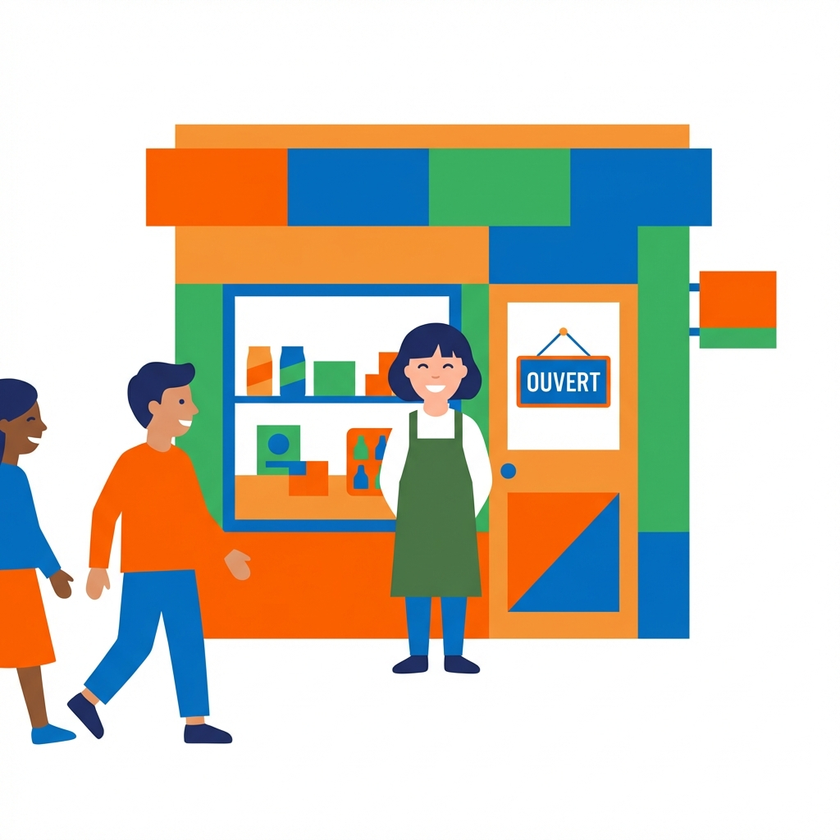
#> input picture dist_final/assets/pro_hero.png, 840 x 840 px, shrunk from 1024 x 1024 before the run, found by its file name
$ python recolor_image.py
#> lines starting #> are read from the running program, lines starting #| are printed output that depends on the picture

import sys
import colorsys
from PIL import Image

def recolor_image(input_path, output_path):
    print(f"Processing {input_path}...")
    try:
        img = Image.open(input_path).convert("RGBA")
    except Exception as e:
        print(f"Error opening image: {e}")
        return

    pixels = img.load()
    width, height = img.size
#> width = 840; height = 840

    # Define Orange range in HSV (normalized 0-1)
    # Orange is roughly 15-45 degrees, i.e., 0.04 - 0.125
    # We'll target the bright orange used in the illustration

    # Target Green Hue (approx 140 degrees / 360 = 0.38)
    target_hue = 0.38

    for y in range(height):
        for x in range(width):
            r, g, b, a = pixels[x, y]

            # Skip transparent pixels
            if a == 0:
                continue

            # Convert to HSV
            h, s, v = colorsys.rgb_to_hsv(r/255.0, g/255.0, b/255.0)

            # Check if pixel is "Orange-ish"
            # Hue around 0.05 to 0.11 (18 to 40 degrees)
            # Saturation > 0.4 (colorful)
            # Value > 0.4 (not too dark)
            if 0.02 <= h <= 0.12 and s > 0.4 and v > 0.2:
                # Shift hue to green
                new_h = target_hue
                # Keep saturation and value mostly same, maybe slightly desaturate if needed
                new_r, new_g, new_b = colorsys.hsv_to_rgb(new_h, s, v)

                pixels[x, y] = (int(new_r*255), int(new_g*255), int(new_b*255), a)

    img.save(output_path)
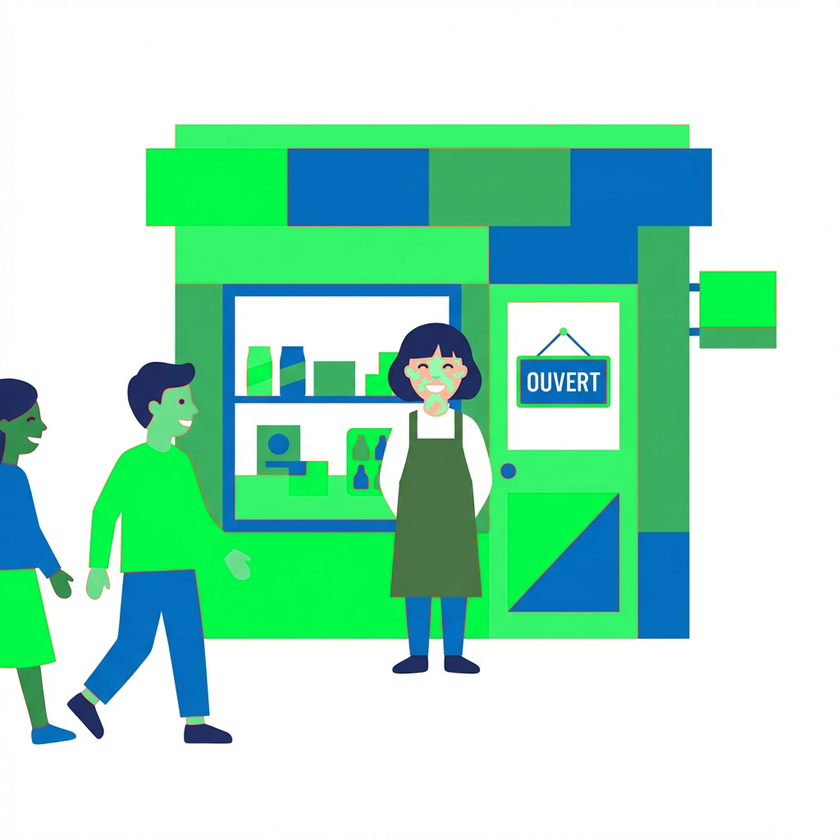
#> saved as pro_hero_green.png: PIL image 840x840 RGBA; mean R, G, B, A 167.9, 225.4, 200, 255
    print(f"Saved recolored image to {output_path}")

if __name__ == "__main__":
    recolor_image(
        "/Users/lagaville/Downloads/Loop-main/website-yondly/frontend/public/assets/pro_hero.png",
        "/Users/lagaville/Downloads/Loop-main/website-yondly/frontend/public/assets/pro_hero_green.png"
    )

$ run again, with dist_final/assets/blog_local.png copied over dist_final/assets/pro_hero.png
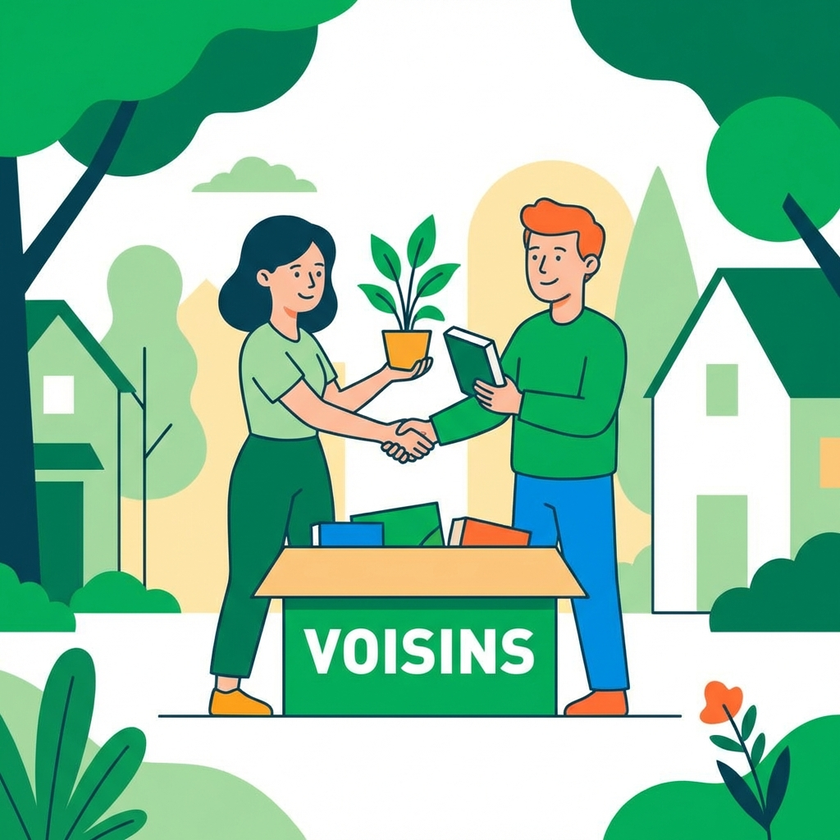
#> input picture dist_final/assets/blog_local.png, 840 x 840 px, shrunk from 1024 x 1024 before the run, found by its file name
#> in recolor_image, `img.save(output_path)`:
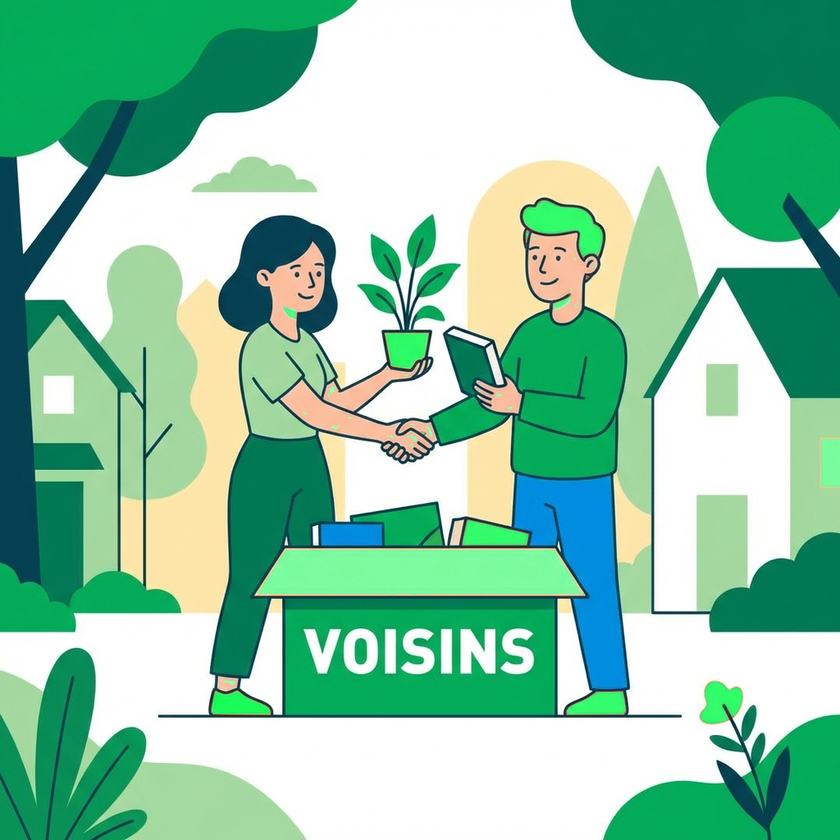
#> saved as pro_hero_green.png: PIL image 840x840 RGBA; mean R, G, B, A 140, 198.4, 168.1, 255
